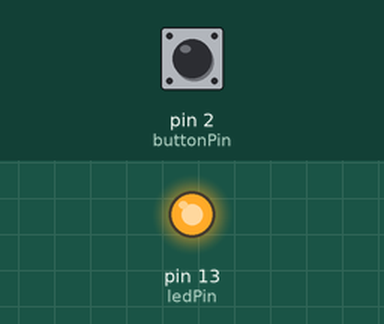
Simulated run of this sketch. Board: Arduino Uno, built with avr-gcc and run on an emulated ATmega328P. Parts: output pins drawn as LEDs (lit = HIGH). The inputs (shaded band) are chosen by the test bench; at power-on: pin 2 (buttonPin) LOW.

Above: at 1.2 s.
1.3 s: pin 2 (buttonPin) pulled HIGH for 0.15 s
At 2.5 s:
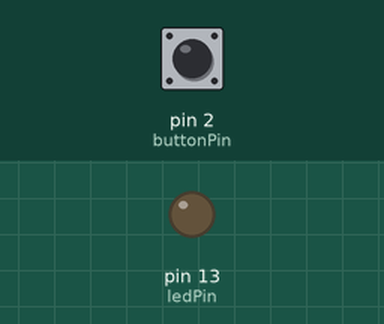
2.9 s: pin 2 (buttonPin) pulled HIGH for 1 s
At 3.7 s:
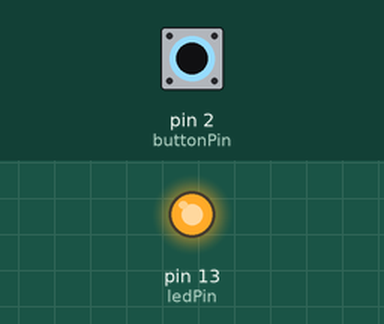
5.4 s: pin 2 (buttonPin) pulled HIGH for 3.2 s
At 6.8 s:
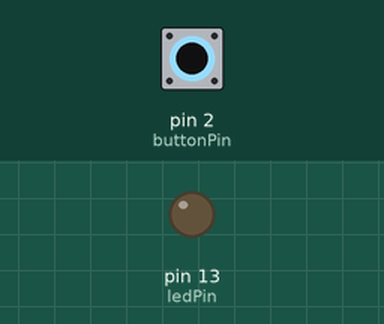
Timing chart, 0 to 8.4 s (numbered marks = the images above; inputs shaded):
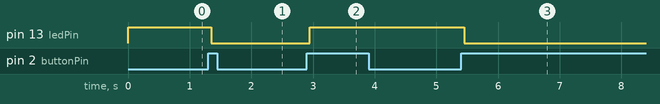

The sketch:

072_Debounce.ino
```cpp
const int buttonPin =2;     // 버튼 스위치 핀을 2번으로 설정
const int ledPin = 13;      // LED 핀을 13번으로 설정

int ledState =HIGH;          // 출력핀을 HIGH로 설정
int buttonState;             // 현재 버튼 스위치 상태를 읽어 저장하는 변수
int lastButtonState =LOW;    // 이전 버튼 스위치 상태를 읽어 저장. LOW로 초기화

unsigned long lastDebounceTime =0;    // 출력핀이 마지막으로 전환된 시간 저장.
unsigned long debounceDelay =50;      // 안정된 상태가 될 때까지 기다리는 시간 (밀리초)

void setup() {
  pinMode(ledPin, OUTPUT);             // LED 핀을 출력으로 설정
  pinMode(buttonPin, INPUT);           // 버튼스위치 핀을 입력으로 설정

  digitalWrite(ledPin,ledState);       // ledState에 따라 LED를 켜고 끈다
}


void loop() {

  int reading = digitalRead(buttonPin);   // 버튼 상태를 읽어 reading 변수에 저장

  if(reading != lastButtonState) {     // 노이즈 또는 누르기로 버튼 상태가 변경되면

    lastDebounceTime =millis();          // debouncing timer를 재설정하고
  }

  // 읽은 값이 무엇이든 debounce 지연보다 오래 있었으면
  if((millis() -lastDebounceTime) > debounceDelay) {
    if(reading != buttonState) {             // 버튼 상태가 바뀌면
      buttonState =reading;                 // 버튼 상태를 저장하고

      if(buttonState ==HIGH) {                       // 새로운 버튼 상태가 HIGH면
        ledState =!ledState;                         // LED 상태를 바꾼다
      }
    }
  }

  digitalWrite(ledPin,ledState);         // ledState에 저장된 값으로 LED를 on/off
  // reading변수의 값을 lastButtonState (다음 loop에서 사용)에 저장
  lastButtonState =reading;
}
```

Measured:
- after the input at 1.3 s, pin 13 (ledPin): HIGH → LOW after 0.05 s
- after the input at 2.9 s, pin 13 (ledPin): LOW → HIGH after 0.05 s
- after the input at 5.4 s, pin 13 (ledPin): HIGH → LOW after 0.05 s
